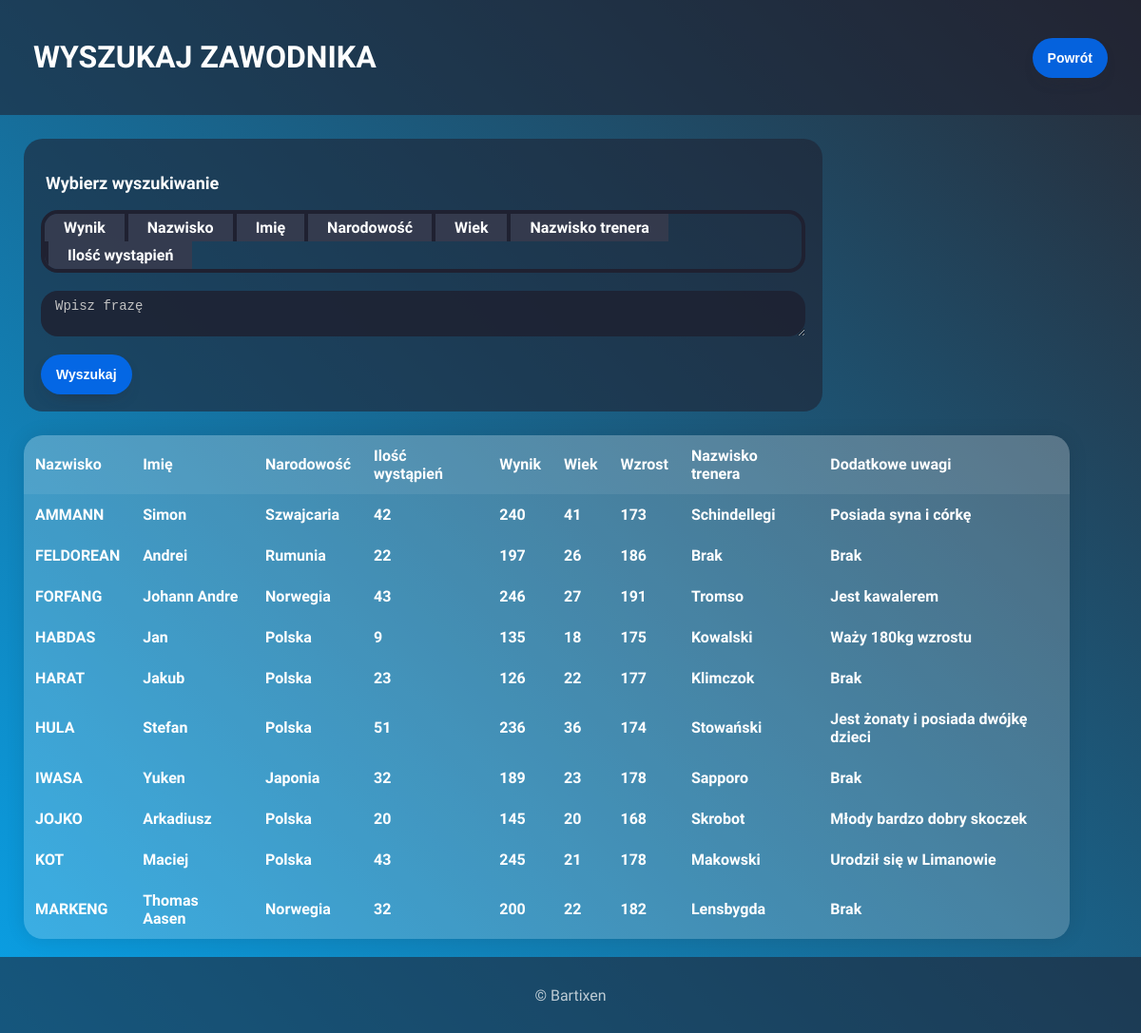
The app's page /search/index.php with its own data.
### tables this page shows
CREATE TABLE `zawodnicy` (
  `id` int(100) NOT NULL,
  `nazwisko` varchar(50) DEFAULT NULL,
  `imie` varchar(50) DEFAULT NULL,
  `narodowosc` varchar(50) DEFAULT NULL,
  `ilosc_wystapien` varchar(100) DEFAULT NULL,
  `wynik` int(100) DEFAULT NULL,
  `wiek` varchar(100) DEFAULT NULL,
  `wzrost` varchar(100) DEFAULT NULL,
  `nazwisko_trenera` varchar(50) DEFAULT NULL,
  `uwagi` varchar(500) DEFAULT NULL
);

### www/search/search.php (the view, shortened to what this page needs)
<?php
    require_once "../connect.php";
    try {
        $connection = new mysqli($host, $db_user, $db_password, $db_name);
        $connection->query("SET NAMES 'utf8'");
        if ($connection->connect_errno!=0) {
            throw new Exception(mysqli_connect_errno());
        } else {
            if (!isset($_SESSION['search'])) {
                $sql = "SELECT * FROM zawodnicy ORDER BY `zawodnicy`.`nazwisko` ASC LIMIT 10";
                $result = $connection->query($sql);
                if ($result->num_rows > 0) {
                    echo "<table><tr><th>Nazwisko</th><th>Imię</th><th>Narodowość</th><th>Ilość wystąpień</th><th>Wynik</th><th>Wiek</th><th>Wzrost</th><th>Nazwisko trenera</th><th>Dodatkowe uwagi</th></tr>";
                    while($row = $result->fetch_assoc()) {
                        echo "<tr><th>" . $row["nazwisko"]. "</th><th>" . $row["imie"]. "</th><th>" . $row["narodowosc"]. "</th><th>" . $row["ilosc_wystapien"]. "</th><th>" . $row["wynik"]. "</th><th>" . $row["wiek"]. "</th><th>" . $row["wzrost"]. "</th><th>" . $row["nazwisko_trenera"]. "</th><th>" . $row["uwagi"]. "</th></tr>";
                    }
                    echo "</table>";
                } else {
                    echo '<div type="button" class="pop-up">Brak danych</div>';
                }
            }
        }
    } catch(Exception $e) {
        echo 'Internal error: '.$e;
    }
?>

### www/assets/style.css (style rules this page uses)
html { position: relative; }
body { background: linear-gradient(45deg, #09a1e7, #282a35); background-attachment: fixed; color: white; font-family: 'Source Sans Pro', sans-serif; margin:0; padding:0; min-height: 100vh; }
table { width: 100%; max-width: 1100px; box-shadow: 0 0 20px rgba(0, 0, 0, 0.1); overflow: hidden; border-collapse: collapse; margin-left: 25px; margin-right: 25px; border-radius: 20px; }
th, td { padding: 12px; background-color: rgba(255, 255, 255, 0.2); }
th { text-align: left; }
tr:nth-child(1) { font-size: 16px; background-color: rgba(255, 255, 255, 0.075); }

### records on screen
zawodnicy: nazwisko "AMMANN", imie "Simon", narodowosc "Szwajcaria", ilosc_wystapien "42", wynik "240", wiek "41", wzrost "173", nazwisko_trenera "Schindellegi", uwagi "Posiada syna i córkę"
zawodnicy: nazwisko "FELDOREAN", imie "Andrei", narodowosc "Rumunia", ilosc_wystapien "22", wynik "197", wiek "26", wzrost "186", nazwisko_trenera "Brak", uwagi "Brak"
zawodnicy: nazwisko "FORFANG", imie "Johann Andre", narodowosc "Norwegia", ilosc_wystapien "43", wynik "246", wiek "27", wzrost "191", nazwisko_trenera "Tromso", uwagi "Jest kawalerem"
zawodnicy: nazwisko "HABDAS", imie "Jan", narodowosc "Polska", ilosc_wystapien "9", wynik "135", wiek "18", wzrost "175", nazwisko_trenera "Kowalski", uwagi "Waży 180kg wzrostu"
zawodnicy: nazwisko "HARAT", imie "Jakub", narodowosc "Polska", ilosc_wystapien "23", wynik "126", wiek "22", wzrost "177", nazwisko_trenera "Klimczok", uwagi "Brak"
zawodnicy: nazwisko "HULA", imie "Stefan", narodowosc "Polska", ilosc_wystapien "51", wynik "236", wiek "36", wzrost "174", nazwisko_trenera "Stowański", uwagi "Jest żonaty i posiada dwójkę dzieci"
zawodnicy: nazwisko "IWASA", imie "Yuken", narodowosc "Japonia", ilosc_wystapien "32", wynik "189", wiek "23", wzrost "178", nazwisko_trenera "Sapporo", uwagi "Brak"
zawodnicy: nazwisko "JOJKO", imie "Arkadiusz", narodowosc "Polska", ilosc_wystapien "20", wynik "145", wiek "20", wzrost "168", nazwisko_trenera "Skrobot", uwagi "Młody bardzo dobry skoczek"
zawodnicy: nazwisko "KOT", imie "Maciej", narodowosc "Polska", ilosc_wystapien "43", wynik "245", wiek "21", wzrost "178", nazwisko_trenera "Makowski", uwagi "Urodził się w Limanowie"
zawodnicy: nazwisko "MARKENG", imie "Thomas Aasen", narodowosc "Norwegia", ilosc_wystapien "32", wynik "200", wiek "22", wzrost "182", nazwisko_trenera "Lensbygda", uwagi "Brak"
